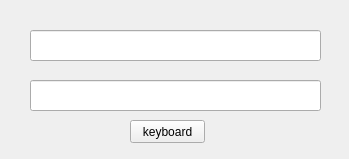
<?xml version="1.0" encoding="UTF-8"?>
<ui version="4.0">
 <class>test</class>
 <widget class="QWidget" name="test">
  <property name="geometry">
   <rect>
    <x>0</x>
    <y>0</y>
    <width>349</width>
    <height>159</height>
   </rect>
  </property>
  <property name="windowTitle">
   <string>Form</string>
  </property>
  <widget class="QPushButton" name="pushButton">
   <property name="geometry">
    <rect>
     <x>130</x>
     <y>120</y>
     <width>75</width>
     <height>23</height>
    </rect>
   </property>
   <property name="text">
    <string>keyboard</string>
   </property>
  </widget>
  <widget class="QLineEdit" name="lineEdit">
   <property name="geometry">
    <rect>
     <x>30</x>
     <y>30</y>
     <width>291</width>
     <height>31</height>
    </rect>
   </property>
  </widget>
  <widget class="QLabel" name="label">
   <property name="geometry">
    <rect>
     <x>280</x>
     <y>35</y>
     <width>41</width>
     <height>21</height>
    </rect>
   </property>
   <property name="text">
    <string/>
   </property>
  </widget>
  <widget class="QLineEdit" name="lineEdit_2">
   <property name="geometry">
    <rect>
     <x>30</x>
     <y>80</y>
     <width>291</width>
     <height>31</height>
    </rect>
   </property>
  </widget>
 </widget>
 <resources/>
 <connections/>
</ui>
